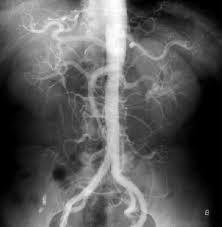
#> input picture trabalho2/aorta1.jpg, 222 x 227 px
$ python exercicioC.py
#> lines starting #> are read from the running program, lines starting #| are printed output that depends on the picture
import numpy as np
import matplotlib.pyplot as plt
from PIL import Image
# -*- coding: cp1252 -*-


pil1=Image.open('aorta1.jpg')#rins1.jpg
#> pil1 is the input picture: PIL image 222x227 RGB; min 0, max 255, mean 90
(l,h)=pil1.size
#> l = 222; h = 227
print(l,h)
#| 222 227

#capturando o numero de pixels com cada intensidade (0-255)
# e salvando na lista groups as intensidades com mais de 10000 pixels
intensities = list()
#groups = list()
for i, value in enumerate(pil1.histogram()):
    intensities.append(value)
    if value > 200:
        print (value, i)
#> this loop made 768 passes
#> value on passes 1 to 3: 3805, 412, 358
#| 3805 0
#| 412 1
#| 358 2
#| 274 3
#| 240 4
#| 216 7
#| 209 8
#| 223 9
#> (further printed lines are left out)
#> after the loop, intensities = 768 values, max 3805 at index 0, min 8 at index 255, mean 196.9
        #groups.append (i)

plt.hist(range(len(intensities)), bins=len(intensities), normed = False, weights = intensities, cumulative = False, bottom = None, histtype = 'barstacked', align = 'mid', orientation = 'vertical', color='gray')
#print len(intensities)
#print (groups)

Iout=Image.new('RGB', (l,h))
#> Iout: PIL image 222x227 RGB; every value is 0

#criando uma lista de cores que será associada a cada grupo (lista groups) de pixels
color = (255, 0, 0)

#associando cada pixel a uma cor, conforme o grupo que este se encaixa

for j in range(0, h):
    for i in range(0, l):
        val=pil1.getpixel((i,j))
        if val[0] >= 122 and val[0] <= 256:
            Iout.putpixel((i,j),color)
        else:
            Iout.putpixel((i,j),val)
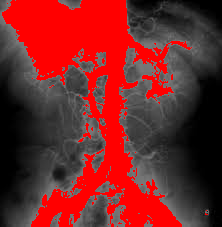
#> Iout: PIL image 222x227 RGB; mean R, G, B 117.1, 38.9, 38.9
        #RINSif val[0] <= 256 and val[0] >= 150:
        #RINS    Iout.putpixel((i,j),color)

Iout.save("saidaC_aorta.jpg","JPEG")
#Iout.save("saidaC_rins.jpg","JPEG")

plt.show()
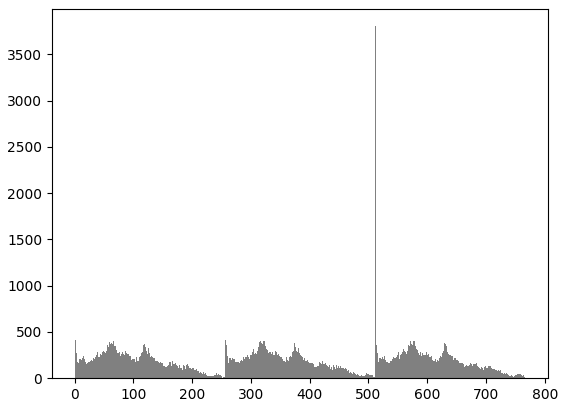
#> figure drawn by matplotlib, 1 panel
